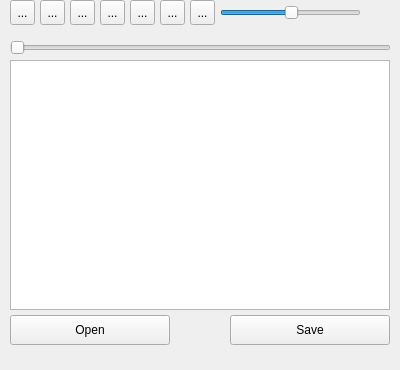
<?xml version="1.0" encoding="UTF-8"?>
<ui version="4.0">
 <class>MainWindow</class>
 <widget class="QMainWindow" name="MainWindow">
  <property name="geometry">
   <rect>
    <x>0</x>
    <y>0</y>
    <width>400</width>
    <height>370</height>
   </rect>
  </property>
  <property name="minimumSize">
   <size>
    <width>400</width>
    <height>370</height>
   </size>
  </property>
  <property name="maximumSize">
   <size>
    <width>400</width>
    <height>370</height>
   </size>
  </property>
  <property name="windowTitle">
   <string>Audio Player</string>
  </property>
  <property name="windowIcon">
   <iconset resource="resources.qrc">
    <normaloff>:/buttons/aimp.png</normaloff>:/buttons/aimp.png</iconset>
  </property>
  <widget class="QWidget" name="centralWidget">
   <widget class="QToolButton" name="btn_add">
    <property name="geometry">
     <rect>
      <x>10</x>
      <y>0</y>
      <width>25</width>
      <height>25</height>
     </rect>
    </property>
    <property name="text">
     <string>...</string>
    </property>
    <property name="icon">
     <iconset resource="resources.qrc">
      <normaloff>:/buttons/plus.png</normaloff>:/buttons/plus.png</iconset>
    </property>
   </widget>
   <widget class="QToolButton" name="btn_play">
    <property name="geometry">
     <rect>
      <x>70</x>
      <y>0</y>
      <width>25</width>
      <height>25</height>
     </rect>
    </property>
    <property name="text">
     <string>...</string>
    </property>
    <property name="icon">
     <iconset resource="resources.qrc">
      <normaloff>:/buttons/play.png</normaloff>:/buttons/play.png</iconset>
    </property>
   </widget>
   <widget class="QToolButton" name="btn_stop">
    <property name="geometry">
     <rect>
      <x>130</x>
      <y>0</y>
      <width>25</width>
      <height>25</height>
     </rect>
    </property>
    <property name="text">
     <string>...</string>
    </property>
    <property name="icon">
     <iconset resource="resources.qrc">
      <normaloff>:/buttons/stop.png</normaloff>:/buttons/stop.png</iconset>
    </property>
   </widget>
   <widget class="QToolButton" name="btn_next">
    <property name="geometry">
     <rect>
      <x>160</x>
      <y>0</y>
      <width>25</width>
      <height>25</height>
     </rect>
    </property>
    <property name="text">
     <string>...</string>
    </property>
    <property name="icon">
     <iconset resource="resources.qrc">
      <normaloff>:/buttons/skip-next.png</normaloff>:/buttons/skip-next.png</iconset>
    </property>
   </widget>
   <widget class="QToolButton" name="btn_previous">
    <property name="geometry">
     <rect>
      <x>40</x>
      <y>0</y>
      <width>25</width>
      <height>25</height>
     </rect>
    </property>
    <property name="text">
     <string>...</string>
    </property>
    <property name="icon">
     <iconset resource="resources.qrc">
      <normaloff>:/buttons/skip-previous.png</normaloff>:/buttons/skip-previous.png</iconset>
    </property>
   </widget>
   <widget class="QToolButton" name="btn_volume">
    <property name="geometry">
     <rect>
      <x>190</x>
      <y>0</y>
      <width>25</width>
      <height>25</height>
     </rect>
    </property>
    <property name="text">
     <string>...</string>
    </property>
    <property name="icon">
     <iconset resource="resources.qrc">
      <normaloff>:/buttons/MediumVolume.png</normaloff>:/buttons/MediumVolume.png</iconset>
    </property>
   </widget>
   <widget class="QToolButton" name="btn_pause">
    <property name="geometry">
     <rect>
      <x>100</x>
      <y>0</y>
      <width>25</width>
      <height>25</height>
     </rect>
    </property>
    <property name="text">
     <string>...</string>
    </property>
    <property name="icon">
     <iconset resource="resources.qrc">
      <normaloff>:/buttons/pause.png</normaloff>:/buttons/pause.png</iconset>
    </property>
   </widget>
   <widget class="QSlider" name="volume">
    <property name="geometry">
     <rect>
      <x>220</x>
      <y>5</y>
      <width>141</width>
      <height>16</height>
     </rect>
    </property>
    <property name="minimum">
     <number>-1</number>
    </property>
    <property name="value">
     <number>50</number>
    </property>
    <property name="orientation">
     <enum>Qt::Horizontal</enum>
    </property>
   </widget>
   <widget class="QSlider" name="progress">
    <property name="enabled">
     <bool>false</bool>
    </property>
    <property name="geometry">
     <rect>
      <x>10</x>
      <y>40</y>
      <width>381</width>
      <height>16</height>
     </rect>
    </property>
    <property name="sizePolicy">
     <sizepolicy hsizetype="Expanding" vsizetype="Fixed">
      <horstretch>0</horstretch>
      <verstretch>0</verstretch>
     </sizepolicy>
    </property>
    <property name="pageStep">
     <number>1</number>
    </property>
    <property name="tracking">
     <bool>true</bool>
    </property>
    <property name="orientation">
     <enum>Qt::Horizontal</enum>
    </property>
    <property name="tickPosition">
     <enum>QSlider::NoTicks</enum>
    </property>
    <property name="tickInterval">
     <number>0</number>
    </property>
   </widget>
   <widget class="QTableView" name="playlistView">
    <property name="geometry">
     <rect>
      <x>10</x>
      <y>60</y>
      <width>380</width>
      <height>250</height>
     </rect>
    </property>
   </widget>
   <widget class="QLabel" name="filesSize">
    <property name="geometry">
     <rect>
      <x>330</x>
      <y>290</y>
      <width>47</width>
      <height>13</height>
     </rect>
    </property>
    <property name="text">
     <string/>
    </property>
   </widget>
   <widget class="QLabel" name="duration">
    <property name="geometry">
     <rect>
      <x>120</x>
      <y>30</y>
      <width>100</width>
      <height>20</height>
     </rect>
    </property>
    <property name="frameShadow">
     <enum>QFrame::Plain</enum>
    </property>
    <property name="text">
     <string/>
    </property>
    <property name="textFormat">
     <enum>Qt::AutoText</enum>
    </property>
    <property name="alignment">
     <set>Qt::AlignRight|Qt::AlignTrailing|Qt::AlignVCenter</set>
    </property>
   </widget>
   <widget class="QLabel" name="currentTrack">
    <property name="geometry">
     <rect>
      <x>220</x>
      <y>20</y>
      <width>161</width>
      <height>16</height>
     </rect>
    </property>
    <property name="text">
     <string/>
    </property>
   </widget>
   <widget class="QToolButton" name="btn_openPlaylist">
    <property name="geometry">
     <rect>
      <x>10</x>
      <y>315</y>
      <width>160</width>
      <height>30</height>
     </rect>
    </property>
    <property name="text">
     <string>Open</string>
    </property>
   </widget>
   <widget class="QToolButton" name="btn_savePlaylist">
    <property name="geometry">
     <rect>
      <x>230</x>
      <y>315</y>
      <width>160</width>
      <height>30</height>
     </rect>
    </property>
    <property name="text">
     <string>Save</string>
    </property>
   </widget>
  </widget>
  <widget class="QMenuBar" name="menuBar">
   <property name="geometry">
    <rect>
     <x>0</x>
     <y>0</y>
     <width>400</width>
     <height>20</height>
    </rect>
   </property>
  </widget>
 </widget>
 <layoutdefault spacing="6" margin="11"/>
 <resources>
  <include location="resources.qrc"/>
 </resources>
 <connections/>
</ui>
